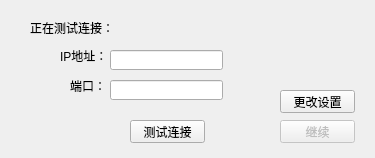
<?xml version="1.0" encoding="UTF-8"?>
<ui version="4.0">
 <class>LoginWindow</class>
 <widget class="QWidget" name="LoginWindow">
  <property name="geometry">
   <rect>
    <x>0</x>
    <y>0</y>
    <width>375</width>
    <height>158</height>
   </rect>
  </property>
  <property name="windowTitle">
   <string>Form</string>
  </property>
  <widget class="QLabel" name="label">
   <property name="geometry">
    <rect>
     <x>30</x>
     <y>20</y>
     <width>141</width>
     <height>16</height>
    </rect>
   </property>
   <property name="text">
    <string>正在测试连接：</string>
   </property>
  </widget>
  <widget class="QLabel" name="label_2">
   <property name="geometry">
    <rect>
     <x>60</x>
     <y>50</y>
     <width>54</width>
     <height>12</height>
    </rect>
   </property>
   <property name="text">
    <string>IP地址：</string>
   </property>
  </widget>
  <widget class="QLabel" name="label_3">
   <property name="geometry">
    <rect>
     <x>70</x>
     <y>80</y>
     <width>54</width>
     <height>12</height>
    </rect>
   </property>
   <property name="text">
    <string>端口：</string>
   </property>
  </widget>
  <widget class="QLineEdit" name="IP_lineEdit">
   <property name="geometry">
    <rect>
     <x>110</x>
     <y>50</y>
     <width>113</width>
     <height>20</height>
    </rect>
   </property>
   <property name="readOnly">
    <bool>true</bool>
   </property>
  </widget>
  <widget class="QLineEdit" name="Port_lineEdit">
   <property name="geometry">
    <rect>
     <x>110</x>
     <y>80</y>
     <width>113</width>
     <height>20</height>
    </rect>
   </property>
   <property name="readOnly">
    <bool>true</bool>
   </property>
  </widget>
  <widget class="QPushButton" name="Setting_Button">
   <property name="geometry">
    <rect>
     <x>280</x>
     <y>90</y>
     <width>75</width>
     <height>23</height>
    </rect>
   </property>
   <property name="text">
    <string>更改设置</string>
   </property>
  </widget>
  <widget class="QPushButton" name="Continue_Button">
   <property name="enabled">
    <bool>false</bool>
   </property>
   <property name="geometry">
    <rect>
     <x>280</x>
     <y>120</y>
     <width>75</width>
     <height>23</height>
    </rect>
   </property>
   <property name="text">
    <string>继续</string>
   </property>
  </widget>
  <widget class="QPushButton" name="Test_Button">
   <property name="geometry">
    <rect>
     <x>130</x>
     <y>120</y>
     <width>75</width>
     <height>23</height>
    </rect>
   </property>
   <property name="text">
    <string>测试连接</string>
   </property>
  </widget>
 </widget>
 <resources/>
 <connections/>
</ui>
